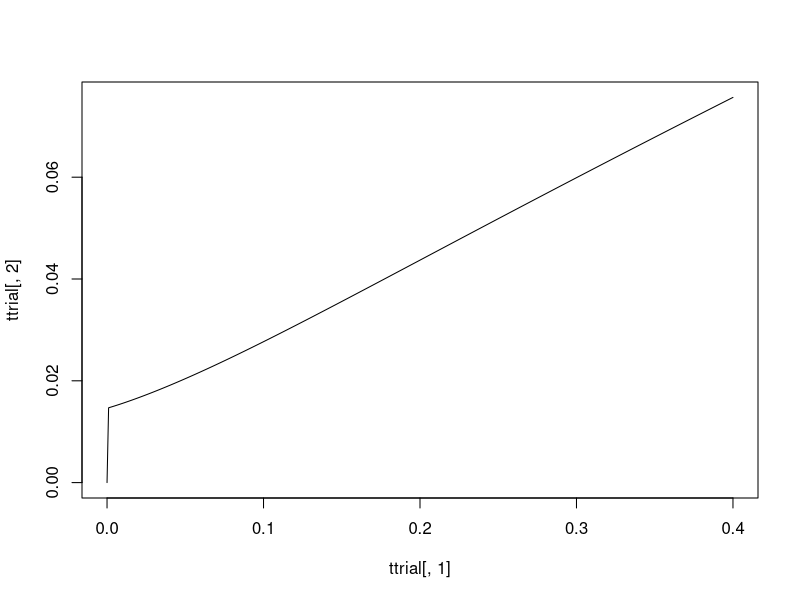

R code for this plot:
#An R version of HadaCAfibro.Rmd
#All the libraries needed for this script
library(deSolve) # library for solving differential equations
library(minpack.lm) #for non-linear regression package
rm(list=ls())
# Create dataframe that stores the data
Oxygen = data.frame(d = c(0, .0125, .02, .025, .05, .075, .1, .2, .4), 
                    CA = c(.24, 1.66, 2.43, 2.37, 1.16, 2.85, 2.58, 6.94, 6.91))

Si = data.frame(d = c(0, .02, .04, .06, .08, .1, .12, .2, .4, .8, 1.2), 
                    CA = c(.11, 1.26, 1.14, 1.58, 1.22, 1.89, 3.47, 4.6, 9.79, 27.01, 38.84))

Fe600 = data.frame(d = c(0, .01, .02, .04, .06, .08, .1, .12, .2, .4, .8), 
                     CA = c(.13, .76, .99, 1.2, 1.74, 1.28, 1.2, 1.7, 3.02, 5.52, 12.42))

Fe450 = data.frame(d = c(0, .02, .04, .06, .08, .1, .2, .4), 
                   CA = c(0, .86, .6, .8, 1.22, 2.02, 2.3, 4.77))

Fe300 = data.frame(d = c(0, .005, .01,  0.02, .04, .07, .1, .2, .4, .8), 
                   CA = c(0.41, 1.23, 1.47, 1.22, .97, 1.46, 1.21, 4.38, 6.22, 13.6))

Ti = data.frame(d = c(0,  0.02, .04, .06, .08, .1, .15, .3, .6), 
                   CA = c(0, 1.99, 1.88, 1.44, 2.67, 2.57, 2.50, 5.64, 11.19))

param = data.frame(ion = c("O", "Si", "Ti", "Fe600", "Fe450", "Fe300"),
                   Z = c(8, 14, 22, 26, 26, 26), L = c(75, 100, 125, 175, 195, 240), 
                   Z.beta = c(595, 690, 770, 1075, 1245, 1585))

#putting it in one big data frame
big_df = rbind(Oxygen, Si, Ti, Fe600, Fe450, Fe300)
big_df$Z = rep(param$Z, times = c(9, 11, 9, 11, 8, 10))
big_df$Z.beta = rep(param$Z.beta, times = c(9, 11, 9, 11, 8, 10))
big_df$L = rep(param$L, times = c(9, 11, 9, 11, 8, 10))
big_df$error = c(0.24, 0.63, 0.77, 0.75, 0.52, 0.82, 0.78, 1.31, 1.59, 0.12, 0.05, 0.07, 0.56, 0.18, 0.60, 1.23, 1.60, 1.55, 4.27, 7.21, 0, 0.70, 0.66, 0.59, 0.80, 0.78, 0.48, 1.15, 2.39, 0.16, 0.38, 0.24, 0.21, 0.02, 0.37, 0.54, 0.17, 0.55, 1.75, 2.59, 0, 0.43, 0.34, 0.40, 0.50, 0.64, 0.73, 1.09, 0.29, 0.55, 0.60, 0.55, 0.49, 0.60, 0.54, 1.03, 1.22, 3.62)
big_df$ion = rep(param$ion, times = c(9, 11, 9, 11, 8, 10))

#will modify the data frame to get rid of the zero dose points irrelevant to the parameter estimation
modified_df = big_df[big_df$d != 0, ]
modified_df$CA = modified_df$CA*0.01
modified_df$error = modified_df$error*0.01
big_df$CA = big_df$CA * 0.01
big_df$error = big_df$error * 0.01
big_df$errorbar_lower = big_df$CA - big_df$error
big_df$errorbar_upper = big_df$CA + big_df$error

#NTE1 and NTE2 models in Cacao's report using their parameters
#NTE1 function
NTE1_function = function(d, L, Z.beta, eta0 = 0.00011, eta1 = 0.007, sig0 = 6.12, kap = 796) {
0.0017 + eta0*L*exp(-eta1*L)*(d != 0) + 
    (6.242*(d/L))*(sig0*(1-exp(-Z.beta/kap))^2 + 0.041/6.24*L*(1 - (1-exp(-Z.beta/kap))^2))
} 

#NTE2 function
NTE2_function = function(d, L, Z.beta, eta0 = 0.00047, eta1 = 0.011, sig0 = 6.75, kap = 590) {
0.0017 + eta0*L*exp(-eta1*L)*exp(-(1012*(d/L)))*(d != 0) + #what is .0017? mistake?
    (6.242*(d/L))*(1-exp(-(1012*(d/L))))*
    (sig0*(1-exp(-Z.beta/kap))^2 + 0.041/6.24*L*(1 - (1-exp(-Z.beta/kap))^2))
} 

#Our IDER
#our proposed function#RKS double check this and NTE1, NTE2
IDER = function(d, L, Z.beta, eta0, eta1, sig0, kap) {
  P = (1-exp(-Z.beta/kap))^2
  sig = sig0*P + 0.041/6.24*L*P
  eta = eta0*L*exp(-eta1*L)
  0.00071+ sig*6.24*d/L*(1-exp(-1024*d/L)) + eta*(1-exp(-10^5*d))
} 

#nls method to get the parameters needed (4 parameter estimation)
IDER_model = nlsLM(CA ~ IDER(d, L, Z.beta, eta0, eta1, sig0, kap), data = modified_df, start = list(eta0 = 0.001, eta1 = 0.01, sig0 = 5, kap = 500), 
weights = (1/(modified_df$error)^2))
coef(IDER_model)
#eta0 = 1.479796e-04, eta1 = 3.480127e-03, sig0 = 2.467512e+00, kap = 2.523256e+02 #RKS checks with MS
vcov(IDER_model)# checked MS  RKS
summary(IDER_model, correlation=T) #not same as cor(vcov(IDER_model))RKS
#When creating any sort of figures we use this IDER now without the background effect then add the background effect at the end.
IDER = function(d, L, Z.beta, eta0 = 1.479796e-04, eta1 = 3.480127e-03, sig0 = 2.467512e+00, kap = 2.523256e+02) {
  P = (1-exp(-Z.beta/kap))^2
  sig = sig0*P + 0.041/6.24*L*P
  eta = eta0*L*exp(-eta1*L)
  sig*6.24*d/L*(1-exp(-1024*d/L)) + eta*(1-exp(-10^5*d))#+0.00071 RKS
} 
#Information crieteria (AIC and BIC)#RKS spelling
L_function = function(func, eta0, eta1, sig0, kap) {
  a = vector(length = 0)
  for (i in 1:length(modified_df[, 1])) {
    a = c(a, log(func(d = modified_df$d[i], L = modified_df$L[i], Z.beta = modified_df$Z.beta[i], eta0 = eta0, eta1 = eta1, sig0 = sig0, kap = kap)))
  }
  return(sum(a))
}
L_NTE1 = L_function(NTE1_function, eta0 = 0.00011, eta1 = 0.007, sig0 = 6.12, kap = 796)
L_NTE2 = L_function(NTE2_function, eta0 = 0.00047, eta1 = 0.011, sig0 = 6.75, kap = 590)
L_IDER = L_function(IDER, eta0 = 1.479796e-04, eta1 = 3.480127e-03, sig0 = 2.467512e+00, kap = 2.523256e+02 )

AIC_function = function(L, k = 2) {
  2*k - 2*L
}

BIC_function = function(n = length(modified_df[, 1]), k = 2, L) {
  log(n)*k - 2*L
}

NTE1_AIC = AIC_function(L = L_NTE1)
NTE2_AIC = AIC_function(L = L_NTE2)
IDER_AIC = AIC_function(L = L_IDER)
NTE1_BIC = BIC_function(L = L_NTE1)
NTE2_BIC = BIC_function(L = L_NTE2)
IDER_BIC = BIC_function(L = L_IDER)
information_critera_df = data.frame(AIC = c(NTE1_AIC, NTE2_AIC, IDER_AIC), BIC = c(NTE1_BIC, NTE2_BIC, IDER_BIC), row.names = c("NTE1 model", "NTE2 model", "IDER model"))
information_critera_df

#Creating a general function that will give mix_IDER based on any input
MIXDER_function = function(r, L, Z.beta, d = seq(0, 0.2, by = 0.001), eta0 = 1.300771e-04, eta1 = 3.164156e-03, sig0 = 2.481817e+00, kap = 2.565276e+02) {
  dE=function(yini,State,Pars){
  eta0 = eta0; eta1 = eta1; sig0 = sig0; kap = kap
  with(as.list(c(State, Pars)), {
    P = vector(length = length(L))
    sig = vector(length = length(L))
    etaa = vector(length = length(L))
    u = vector(length = length(L))
    for (i in 1:length(L)) {
      P[i] = (1-exp(-Z.beta[i]/kap))^2
      sig[i] = sig0*P[i] + 0.041/6.24*L[i]*P[i]
      etaa[i] = eta0*L[i]*exp(-eta1*L[i])
      u[i] = uniroot(function(d) sig[i]*6.24*d/L[i]*(1-exp(-1024*d/L[i])) + etaa[i]*(1-exp(-10^5*d)) - I, lower = 0, upper = 1, tol = 10^-10)$root
    }
    dI = vector(length = length(L))
    for (i in 1:length(L)) {
      dI[i] = r[i]*(sig[i]*6.24/L[i]*exp(-1024*u[i]/L[i])*(exp(1024*u[i]/L[i]) + 1024*u[i]/L[i] - 1) + etaa[i]*10^5*exp(-10^5*u[i]))
    }
    dI = sum(dI)
    return(list(c(dI)))
    })
  }
  pars = NULL; yini = c(I= 0); d = d
  out = ode(yini,times = d, dE, pars, method = "radau")
  return(out)
}
#Note I had to make ode solver and uniroot to work together in this algorithmn. The alogirthmn is a recursive loop 
# that finds the root at every turn of the inputted dose, quite computationally taxing. #Note: Had to use method = "radau" or else
#the small dose points with high concavity will not have accurate effect and causes massive accumulated errors later.#RKS false?
r=rep(1/6,6);L = c(75, 100, 125, 175, 195, 240); Z.beta = c(595, 690, 770, 1075, 1245, 1585)
ttrial=MIXDER_function(r,L,Z.beta,d=seq(0,.4,by=0.001))#for this mixture can't go much above 0.6#RKS  MIXIDER -->MIXDER
plot(ttrial[,1],ttrial[,2],type='l')


#Graphs for NTE1 and IDER model 12_ion figure


#Comparing their NTE1 model and our IDER Model

#Use these dose points toe generate the curves necessary. Had to include a lot more dose points at lower doses when it is very sensitive to change
# d_O = c(1e-6*(1:9), 1e-5*(1:9), 1e-4*(1:9), 1e-3*(1:9), 1e-2*(1:9), 0.01*(10:40))
# d_1 = c(1e-6*(1:9), 1e-5*(1:9), 1e-4*(1:9), 1e-3*(1:9), 1e-2*(1:9), 0.01*(10:15))
# 
# #setEPS()
# postscript("NTE1_model test.eps", width = 5, height = 7)
# par(mfrow=c(2,1))
# 
# plot(x = big_df$d[1:9]*100, y = big_df$CA[1:9]*100, main = "Oxygen", ylim = c(0, 10),pch=19, ylab = "CA", xlab = "Dose (cGy)")
# arrows(big_df$d[1:9]*100, big_df$errorbar_lower[1:9]*100, big_df$d[1:9]*100, big_df$errorbar_upper[1:9]*100, length=0.02, angle=90, code=3)
# lines(x = d_O*100, y = 100*(0.00071 + IDER(d = d_O, L = 75, Z.beta = 595)), col = "red")
# lines(x = d_O*100, y = 100 * NTE1_function(d = d_O, L= 75, Z.beta = 595), col = "blue", lty = 2)
# 
# plot(x = big_df$d[1:7]*100, y = big_df$CA[1:7]*100, main = "Oxygen",pch=19, ylab = "CA", xlab = "Dose (cGy)", ylim = c(0, 4), xlim = c(0, 15))
# arrows(big_df$d[1:7]*100, big_df$errorbar_lower[1:7]*100, big_df$d[1:7]*100, big_df$errorbar_upper[1:7]*100, length=0.02, angle=90, code=3)
# lines(x = d_1*100, y = 100*(0.00071 + IDER(d = d_1, L = 75, Z.beta = 595)), col = "red")
# lines(x = d_1*100, y = 100 * NTE1_function(d = d_1, L= 75, Z.beta = 595), col = "blue", lty = 2)
# 
# dev.off()
